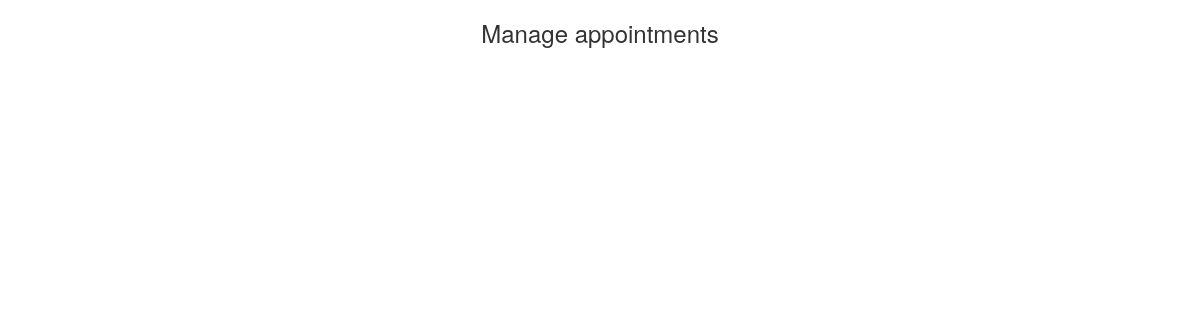
The page /manage-appointments/ on the database as committed earlier.
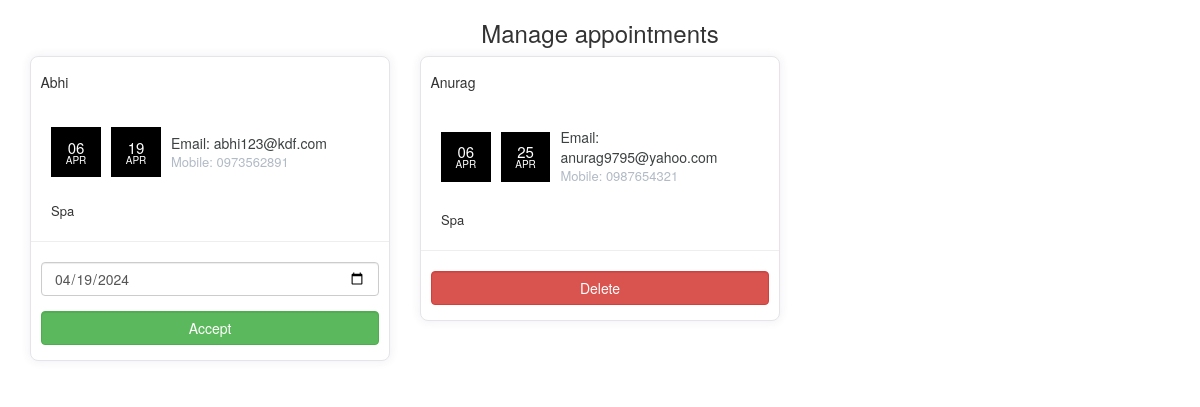
The same page on the database as committed later.
### salon_admin/models.py (models this page shows, shortened)
class Appointment(models.Model):
    first_name = models.CharField(max_length=50)
    last_name = models.CharField(max_length=50)
    email = models.CharField(max_length=50)
    phone = models.CharField(max_length=50)
    request = models.TextField(blank=True)
    sent_date = models.DateField(auto_now_add=True)
    accepted = models.BooleanField(default=False)
    accepted_date = models.DateField(auto_now_add=False, null=True, blank=True)
    req_date= models.DateField(auto_now_add=False, null=True, blank=True)
    class Meta:
        ordering = ["-sent_date"]

### salon_admin/views.py (the view, shortened to what this page needs)
# urls.py: path("manage-appointments/", ManageAppointmentTemplateView.as_view(), name="manage"),
class ManageAppointmentTemplateView(ListView):
    template_name = "manage-appointments.html"
    model = Appointment
    context_object_name = "appointments"
    login_required = True
    paginate_by = 3
    def get_context_data(self,*args, **kwargs):
        context = super().get_context_data(*args, **kwargs)
        appointments = Appointment.objects.all()
        context.update({
            "title":"Manage Appointments"
        })
        return context

### salon_admin/context_processors.py (called while the page is built)
def get_notification(request):
    count = Appointment.objects.filter(accepted=False).count()
    data = {
        "count":count
    }
    return data

### templates/manage-appointments.html (shortened to what this page needs)
<link rel="stylesheet" href="https://maxcdn.bootstrapcdn.com/bootstrap/3.4.1/css/bootstrap.min.css">
<div class="container mt-5">
  <div class="col-11 text-center mt-4 mb-4">
    <h3>
      Manage appointments
    </h3>
  </div>
  <div class="row">
    {% for app in appointments %}
    <div class="col-lg-4">
      <div class="card card-margin">
        <div class="card-header no-border">
          <h5 class="card-title">{{app.first_name}}</h5>
        </div>
        <div class="card-body pt-0">
          <div class="widget-49">
            <div class="widget-49-title-wrapper">
              <div class="widget-49-date-primary">
                <span class="widget-49-date-day">{{app.sent_date|date:"d"}}</span>
                <span class="widget-49-date-month">{{app.sent_date|date:"M"}}</span>
              </div>
              <div class="widget-49-date-primary">
                <span class="widget-49-date-day">{{ app.req_date|date:"d" }}</span>
                <span class="widget-49-date-month">{{ app.req_date|date:"M" }}</span>
              </div>
              <div class="widget-49-meeting-info">
                <span class="widget-49-pro-title">Email: {{app.email}}</span>
                <span class="widget-49-meeting-time">Mobile: {{app.phone}}</span>
              </div>
            </div>
            <div class="widget-49-meeting-points">
              <span>{{app.request}}</span>
            </div>
            <hr class="w-100">
            {% if app.accepted == False %}
            <form method="POST" action="{% url 'manage' %}">
              <div class="form-group">
                <input type="date" name="date" class="form-control" placeholder="dd-mm-yyyy"
                  value="{% if app.req_date %}{{ app.req_date|date:'Y-m-d' }}{% endif %}" min="2023-04-06"
                  max="2030-12-31">
              </div>
              <div class="form-group">
                <button class="btn-success form-control" type="submit" value="Accept">Accept</button>
              </div>
            </form>
            {% endif %}
            {% if app.accepted == True %}
            <form method="POST" action="{% url 'delete_appointment' %}">
              <div class="form-group">
                <button class="btn-danger form-control" type="submit" value="Delete">Delete</button>
              </div>
            </form>
            {% endif %}
          </div>
        </div>
      </div>
    </div>
    {% endfor %}
  </div>

### templates/manage-appointments.html (style rules this page uses)
.card-margin { margin-bottom: 1.875rem; }
.card { border: 0; box-shadow: 0px 0px 10px 0px rgba(82, 63, 105, 0.1); -webkit-box-shadow: 0px 0px 10px 0px rgba(82, 63, 105, 0.1); -moz-box-shadow: 0px 0px 10px 0px rgba(82, 63, 105, 0.1); -ms-box-shadow: 0px 0px 10px 0px rgba(82, 63, 105, 0.1); }
.card { position: relative; display: flex; flex-direction: column; min-width: 0; word-wrap: break-word; background-color: #ffffff; background-clip: border-box; border: 1px solid #e6e4e9; border-radius: 8px; }
.card .card-header.no-border { border: 0; }
.card .card-header { background: none; padding: 0 0.9375rem; font-weight: 500; display: flex; align-items: center; min-height: 50px; }
.card-header:first-child { border-radius: calc(8px - 1px) calc(8px - 1px) 0 0; }
.form-group { margin-left: 1rem !important; margin-right: 1rem !important; }
.widget-49 .widget-49-title-wrapper { display: flex; align-items: center; padding: 2rem; }
.widget-49 .widget-49-title-wrapper .widget-49-date-primary { display: flex; align-items: center; justify-content: center; flex-direction: column; background-color: black; width: 5rem; height: 5rem; margin-right: 1rem; }
.widget-49 .widget-49-title-wrapper .widget-49-date-primary .widget-49-date-day { color: white; font-weight: 500; font-size: 1.5rem; line-height: 1; }
.widget-49 .widget-49-title-wrapper .widget-49-date-primary .widget-49-date-month { color: white; line-height: 1; font-size: 1rem; text-transform: uppercase; }
.widget-49 .widget-49-title-wrapper .widget-49-meeting-info { display: flex; flex-direction: column; }
.widget-49 .widget-49-title-wrapper .widget-49-meeting-info .widget-49-pro-title { color: #3c4142; font-size: 14px; }
.widget-49 .widget-49-title-wrapper .widget-49-meeting-info .widget-49-meeting-time { color: #B1BAC5; font-size: 13px; }
.widget-49 .widget-49-meeting-points { font-weight: 400; font-size: 13px; margin-top: .5rem; padding-left: 2rem; }

Rows that differ between the two databases and show on the page:
added Appointment: first_name "Abhi", sent_date "06", sent_date "APR", req_date "19", req_date "APR", email "abhi123@kdf.com", phone "0973562891", request "Spa", date "04/19/2024"
added Appointment: first_name "Anurag", sent_date "06", sent_date "APR", req_date "25", req_date "APR", email "anurag9795@yahoo.com", phone "0987654321", request "Spa"
